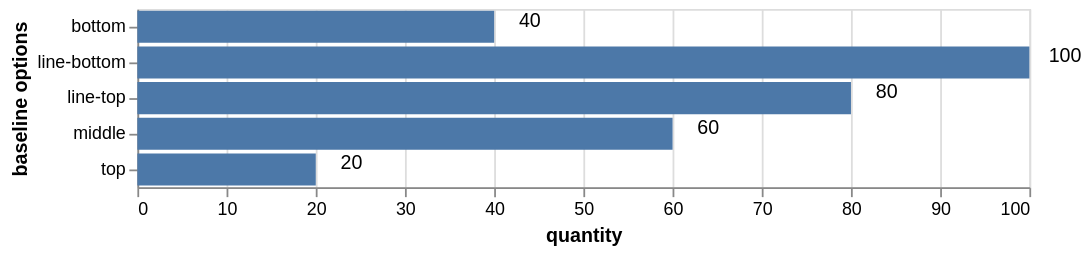

Vega-Lite specification stored for this chart:
### Vega-Lite specification from a JSON file in a GitHub repository (floating-point values rounded to 4 significant figures)
{"$schema": "https://vega.github.io/schema/vega-lite/v5.json", "width": 500, "height": 100, "data": {"values": [{"baseline options": "top", "quantity": 20}, {"baseline options": "bottom", "quantity": 40}, {"baseline options": "middle", "quantity": 60}, {"baseline options": "line-top", "quantity": 80}, {"baseline options": "line-bottom", "quantity": 100}]}, "encoding": {"y": {"field": "baseline options", "type": "nominal"}, "x": {"field": "quantity", "type": "quantitative"}}, "layer": [{"mark": "bar"}, {"mark": {"type": "text", "dx": 20, "baseline": {"expr": "datum.a"}}, "encoding": {"text": {"field": "quantity", "type": "quantitative"}}}]}
